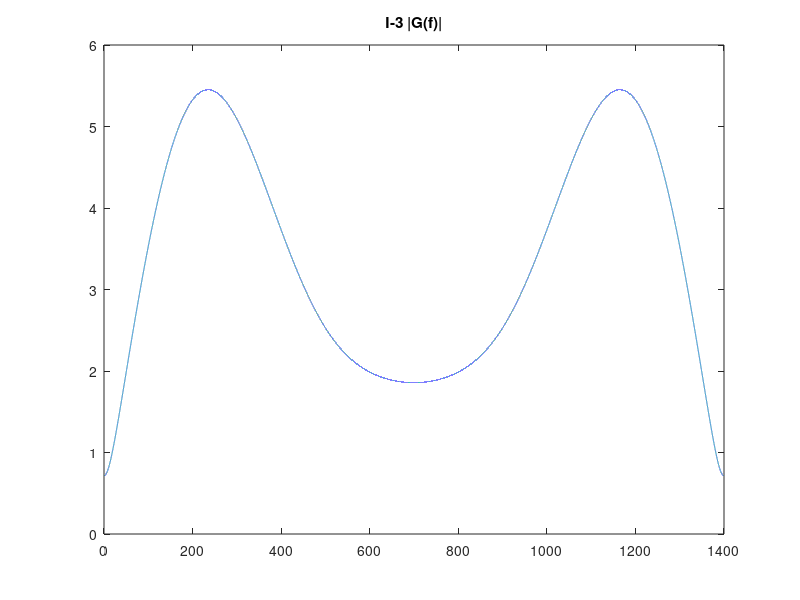
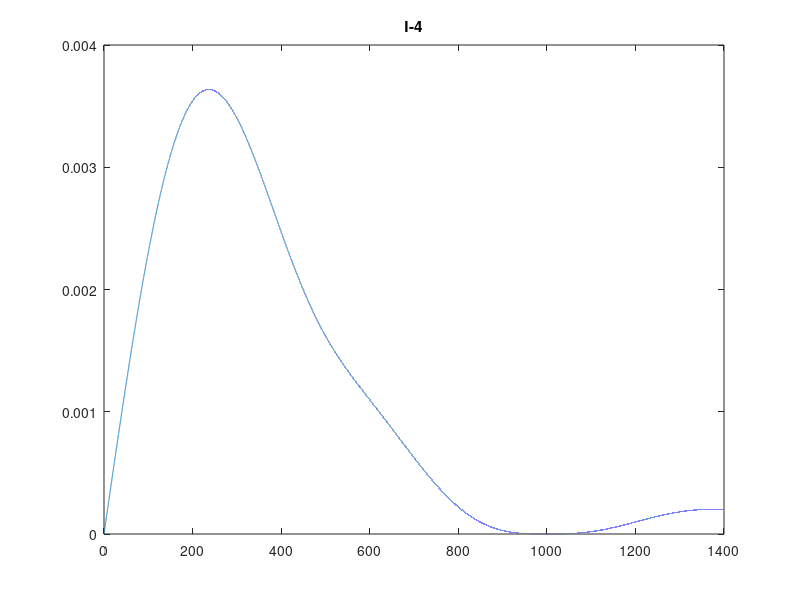
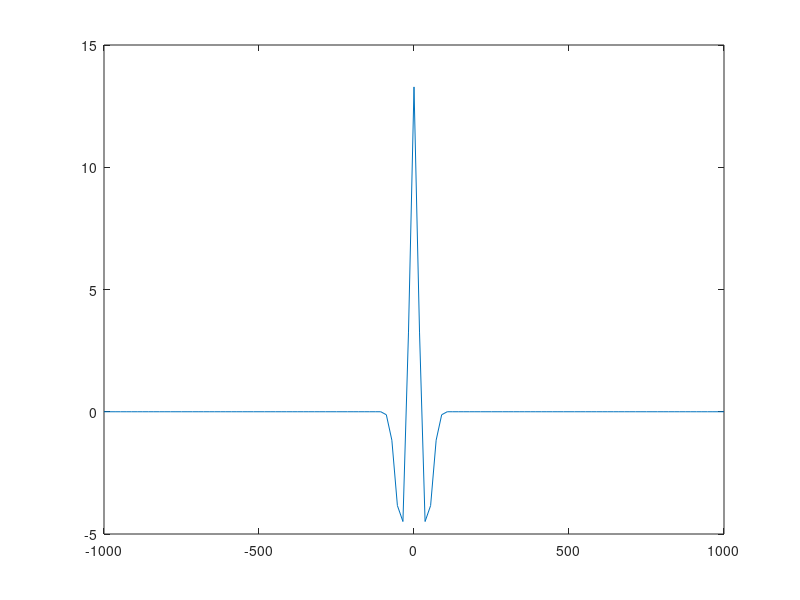
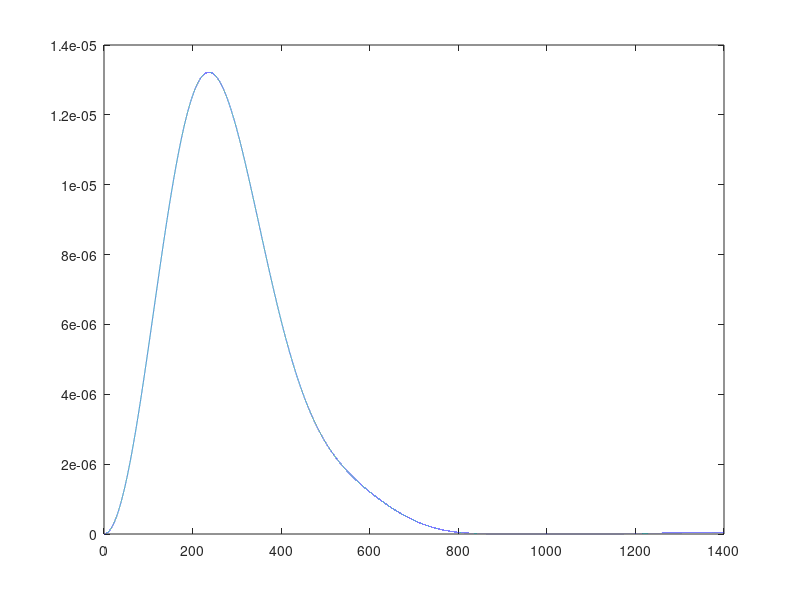

The MATLAB source for these figures, in order:
% Intro to Communications
% Project Spring 2020

% Stephen Hargreaves
% Kevin Libertowski
% Gretchen Woodling

clc
format compact

g1 = @(t) (1000*t - 2).^2;
g2 = @(t) (-5000*t + 22).^2;
g3 = @(t) (3000*t - 18).^2;

% Energy of g(t)
E_gt = integral(g1, .002, .004) + integral(g2, .004, .005) + integral(g3, .005, .006);

% g(t)^2
gt_sq = @(t) abs((2*tripuls(t - .004, .004) - 4*tripuls(t - .005, .002))).^2;

% Plot of g(t)
% t = 0:.0001:.04;
% gt = 2*tripuls(t - .004, .004) - 4*tripuls(t - .005, .002);
% plot(t, gt)

% Energy from triangular pulse waveform
E_tripuls = integral(gt_sq, 0, .006);

% G(f)^2
Gf_sq = @(f) abs((.004*sinc((.004*f)/2).^2 .* exp(-1i*pi*2*f*.004) - .004*sinc((.002*f)/2).^2 .* exp(-1i*pi*2*f*.005)).^2);

% Setup for while loop
E_ess = 0;
B_step = .1;
B_ess = B_step;

format long

% while E_ess < .99*E_gt
%     B_ess = B_ess + B_step;
%     E_ess = integral(Gf_sq, -B_ess, B_ess)
% end

% calculated from while loop
B_ess_cal = 694.2;

% oversample essential bandwidth
BW = 1400;

t = 0:1/BW:.04;
gt = 2*tripuls(t - .004, .004) - 4*tripuls(t - .005, .002);
stem(t, gt)
title('I-2 Discrete plot of g(t)')

n = 100000;
f = linspace(0, BW, n);
Gf_fft = fft(gt, n);
figure(1)
plot(f, abs(Gf_fft));
title('I-3 |G(f)|')

% subplot(2,1,1)

Gf = .004*sinc((.004*f)/2).^2 .* exp(-1i*pi*2*f*.004) - .004*sinc((.002*f)/2).^2 .* exp(-1i*pi*2*.005*f);
figure(2)
plot(f, abs(Gf))
title('I-4')

% I-4
gt_sq_int = @(t) abs(2*tripuls(t - .004, .004) - 4*tripuls(t - .005, .002)).^2;
E_gt = integral(gt_sq_int, 0, 1);

Gf_sq_int = @(f) abs((.004*sinc((.004*f)/2).^2 .* exp(-1i*pi*2*f*.004) - .004*sinc((.002*f)/2).^2 .* exp(-1i*pi*2*f*.005)).^2);
E_gf = integral(Gf_sq_int, -1000000, 1000000); 

% I-5
G_xcorr = xcorr(gt);
figure(3)
plot(linspace(-1000, 1000, length(G_xcorr)), G_xcorr)

G_ESD = abs(Gf).^2;
figure(4)
plot(f, G_ESD)

% II-1
fc = 500;
fs = 2*(B_ess + fc);

BW = 1400;
Wc = 2*pi*fc;

t = 0:1/BW:.04;
gt_DSB = (2*tripuls(t - .004, .004) - 4*tripuls(t - .005, .002)).*cos(Wc*t);
figure(5)
plot(t, gt_DSB)

f = linspace(-2*BW, 2*BW, n);
f_1 = f - fc;
f_2 = f + fc;
Gf_1 = .004*sinc((.004*f_1)/2).^2 .* exp(-1i*pi*2*f_1*.004) - .004*sinc((.002*f_1)/2).^2 .* exp(-1i*pi*2*.005*f_1);
Gf_2 = .004*sinc((.004*f_2)/2).^2 .* exp(-1i*pi*2*f_2*.004) - .004*sinc((.002*f_2)/2).^2 .* exp(-1i*pi*2*.005*f_2);
Gf_DSB = abs(Gf_1) + abs(Gf_2);
figure(6)
plot(f, Gf_DSB)

% II-2
BW = 1400;
fc = 500;
Wc = 2*pi*fc;

t = linspace(0, .04, n);
lpf = fir1(20, B_ess/(fs/2), 'low');
demod = filter(lpf, 1, abs(Gf));
figure(7)
plot(linspace(-fs/2, fs/2, n), demod)

